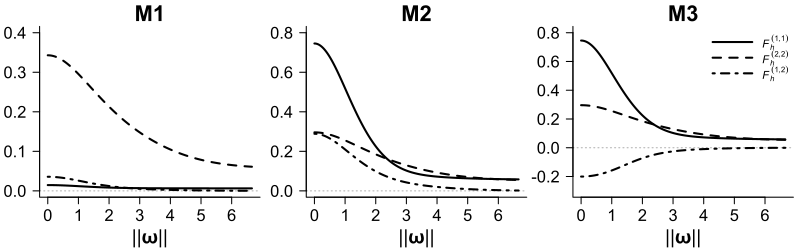

Here is the R script that generated this plot:
###################################################
###### Import functions and model parameters ######
###################################################

source("../../func/func_sim.R", chdir = T)

kappa = c(0.25, 0.75, 0.2) # Parent intensity
a = 0.025 # Data taper
inten.fun.sep = list()
df.itr = data.frame(c(1,2,1), c(1,2,2))
bandwidth.li = list(sigma = c(0.6, 0.3, 1), sigma = c(0.6, 0.3, 1), sigma = c(0.6, 0.3, 1))
nu.li = list(NULL, NULL, NULL)
xi.1 = matrix(c(0, 0.7, 0, 0.9, 0, 0, 0.3, 0.1, 0), 3, 3, byrow = T) 
xi.2 = matrix(c(0, -0.7, 0, -0.9, 0, 0, 0.3, 0.1, 0), 3, 3, byrow = T)
xi.li = list(xi.1, xi.1, xi.2)
kernels.li = list(rep("Thomas", length(kappa)),
                  rep("Thomas", length(kappa)),
                  rep("Thomas", length(kappa)))




########################################################
###### Plot the pseudo-spectra for M1, M2, and M3 ######
########################################################

linetype = c("solid", "dashed", "dotdash")
ylim = list(c(0,0.4), c(0,0.8), c(-0.3,0.8))


cairo_pdf("fig_1b.pdf", width = 8, height = 2.5, bg = "transparent")

par(mfrow = c(1, 3),  mar = c(4, 3, 2, 0.5))
w = seq(0, sqrt((1.5*pi)^2 + (1.5*pi)^2), .01) # Frequency sequence
for (i in seq_along(bandwidth.li[1:3])){
  if (i == 1){ # The intensity of M1
    inten.fun.sep$X1 = function(x, x_i){ 
      return(0.5)
    }
    inten.fun.sep$X2 = function(x, x_i){ 
      return(1.5)
    }
  }else{ # The intensity functions of M2 and M3
    inten.fun.sep$X1 = function(x, x_i){
      if (x_i == 1) return(3*exp(-2*x^2))
      if (x_i == 2) return(exp(-2*x^2))
      # The product of above two terms is 3*exp( -2*( (x1)^2 + (x2)^2 ) )
    }
    inten.fun.sep$X2 = function(x, x_i){
      if (x_i == 1) return(2*exp(-2*x^2))
      if (x_i == 2) return(exp(2*x^2))
      # The product of above two terms is 2*exp( -2*( (x1)^2 - (x2)^2 ) )
    }
  }
  
  for (r in 1:nrow(df.itr)){
    # Compute the pseudo-spectra
    f.h = f.fun(w, i=df.itr[r,1], j=df.itr[r,2], inten.fun.sep=inten.fun.sep,
                a=a, kappa=kappa, xi=xi.li[[i]], kernels=kernels.li[[i]],
                bandwidth=bandwidth.li[[i]], nu.ker=nu.li[[i]])
    if (r == 1){
      plot(w, f.h, type = "l", las = 1, bty='l', ylim = ylim[[i]],
           lty = linetype[r], lwd = 2,
           xlab = expression(paste("||", bold("\u03c9"), "||")), ylab = "",
           main = paste0("M",i),
           cex.main = 2, cex.axis = 1.5, cex.lab = 1.75)
      if (i == max(seq_along(bandwidth.li[1:3]))){
        legend('topright',
               legend = c(expression(italic(F[h]^{(paste(1,",",1))})),
                          expression(italic(F[h]^{(paste(2,",",2))})),
                          expression(italic(F[h]^{(paste(1,",",2))}))),
               lty = linetype, #col = color,
               lwd = 2, xpd = T, bty = 'n', seg.len = 4)
      }
    }else{
      lines(w, f.h, lty = linetype[r], lwd = 2)
    }
  }
  abline(h=0, col = rgb(0, 0, 0, .3), lty = "dotted")
}

dev.off()
